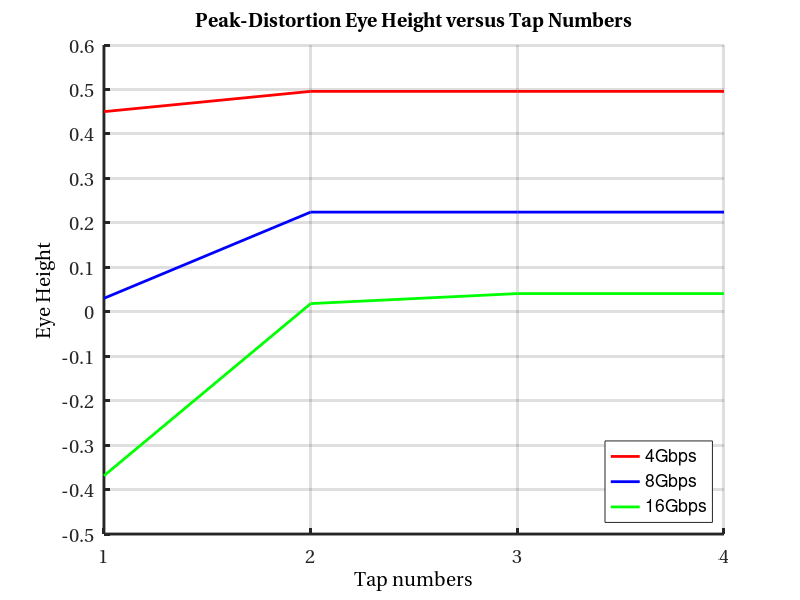
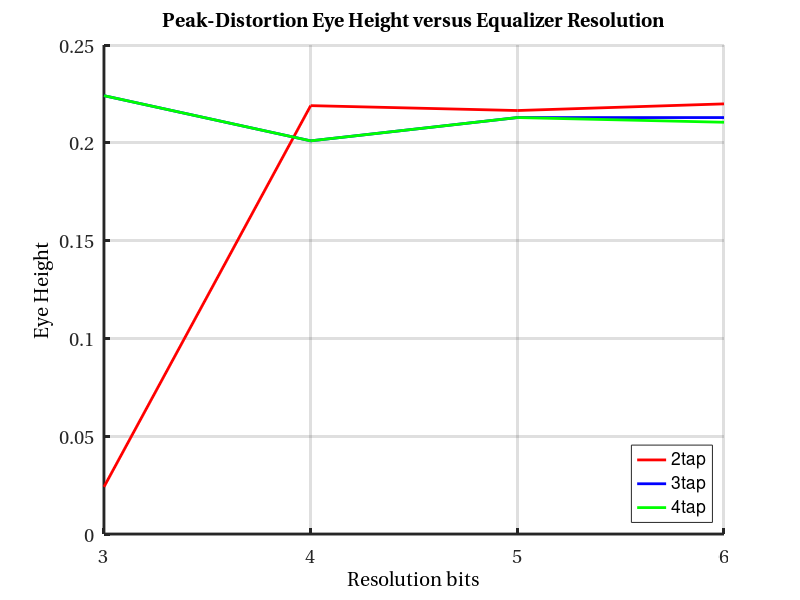

These figures' MATLAB source, in order:
% 4G tap number versus eye height
pda_eye_height_4G = [0.4501, 0.4957, 0.4957, 0.4957];

% 8G tap number versus eye height
pda_eye_height_8G = [0.0302, 0.2241, 0.2241, 0.2241];

% 16G tap number versus eye height
pda_eye_height_16G = [-0.3689, 0.0183, 0.0408, 0.0408];

% 2 tap versus resolution bits (3/4/5/6 bits)
pda_eye_height_2tap = [0.0241, 0.2190, 0.2165, 0.2199];

% 3 tap versus resolution bits (3/4/5/6 bits)
pda_eye_height_3tap = [0.2241, 0.2010, 0.2129, 0.2129];

% 4 tap versus resolution bits (3/4/5/6 bits)
pda_eye_height_4tap = [0.2241, 0.2010, 0.2129, 0.2105];

x = [1:4]
figure;
hold on
plt_4G = plot(x,pda_eye_height_4G,'r');
plt_8G = plot(x,pda_eye_height_8G,'b');
plt_16G = plot(x,pda_eye_height_16G,'g');
grid on;

set(plt_4G, 'LineWidth', [2.0]);
set(plt_8G, 'LineWidth', [2.0]);
set(plt_16G, 'LineWidth', [2.0]);

AX=gca;
set(AX, 'FontName', 'utopia');
set(AX, 'FontSize', [14]);
set(AX, 'LineWidth', [2.0]);
set(AX, 'XLim', [1 4]);
set(AX, 'XTick', 1:1:4);
set(AX, 'YLim', [-0.5 0.6]); 
set(AX, 'YTick', -0.5:0.1:0.6);

HX = get(AX, 'xlabel');
set(HX, 'string', 'Tap numbers','FontName','utopia', 'FontSize', [14], 'Color', [0 0 0]);
HY = get(AX, 'ylabel');
set(HY, 'string', 'Eye Height','FontName','utopia', 'FontSize', [14], 'Color', [0 0 0]);
Htitle = get(AX, 'title');
set(Htitle, 'string', 'Peak-Distortion Eye Height versus Tap Numbers','FontName','utopia', 'FontSize', [14], 'Color', [0 0 0]);

legend('4Gbps','8Gbps','16Gbps', 'Location', 'southeast')
%%
x1 = [3:6]
figure;
hold on
plt_2tap = plot(x1,pda_eye_height_2tap,'r');
plt_3tap = plot(x1,pda_eye_height_3tap,'b');
plt_4tap = plot(x1,pda_eye_height_4tap,'g');
grid on;

set(plt_2tap, 'LineWidth', [2.0]);
set(plt_3tap, 'LineWidth', [2.0]);
set(plt_4tap, 'LineWidth', [2.0]);

AX=gca;
set(AX, 'FontName', 'utopia');
set(AX, 'FontSize', [14]);
set(AX, 'LineWidth', [2.0]);
set(AX, 'XLim', [3 6]);
set(AX, 'XTick', 3:1:6);
set(AX, 'YLim', [0 0.25]); 
set(AX, 'YTick', 0:0.05:0.25);

HX = get(AX, 'xlabel');
set(HX, 'string', 'Resolution bits','FontName','utopia', 'FontSize', [14], 'Color', [0 0 0]);
HY = get(AX, 'ylabel');
set(HY, 'string', 'Eye Height','FontName','utopia', 'FontSize', [14], 'Color', [0 0 0]);
Htitle = get(AX, 'title');
set(Htitle, 'string', 'Peak-Distortion Eye Height versus Equalizer Resolution','FontName','utopia', 'FontSize', [14], 'Color', [0 0 0]);

legend('2tap','3tap','4tap', 'Location', 'southeast')

